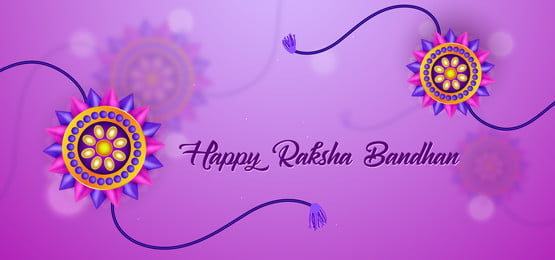
#> input picture image 3.jpg, 555 x 260 px
$ python pillow_module.py
#> lines starting #> are read from the running program, lines starting #| are printed output that depends on the picture
from PIL import Image,ImageFilter

before=Image.open("image 3.jpg")
#> before is the input picture: PIL image 555x260 RGB; mean R, G, B 187.1, 103.2, 206.4
after=before.filter(ImageFilter.BoxBlur(1))
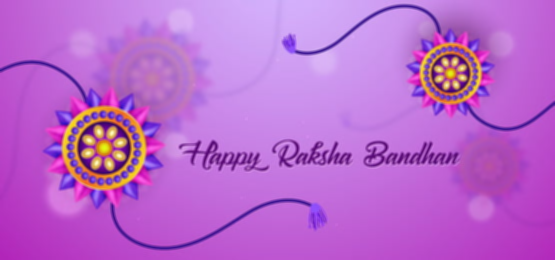
#> after: PIL image 555x260 RGB; mean R, G, B 187.1, 103.2, 206.4
after.save("out.bmp")

before2=Image.open("image 3.jpg")
after2=before2.filter(ImageFilter.FIND_EDGES)
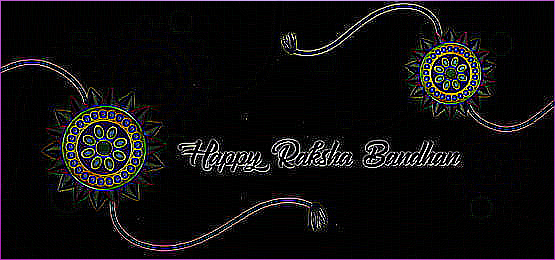
#> after2: PIL image 555x260 RGB; mean R, G, B 16.1, 14.6, 15.6
after.save("out2.bmp")
